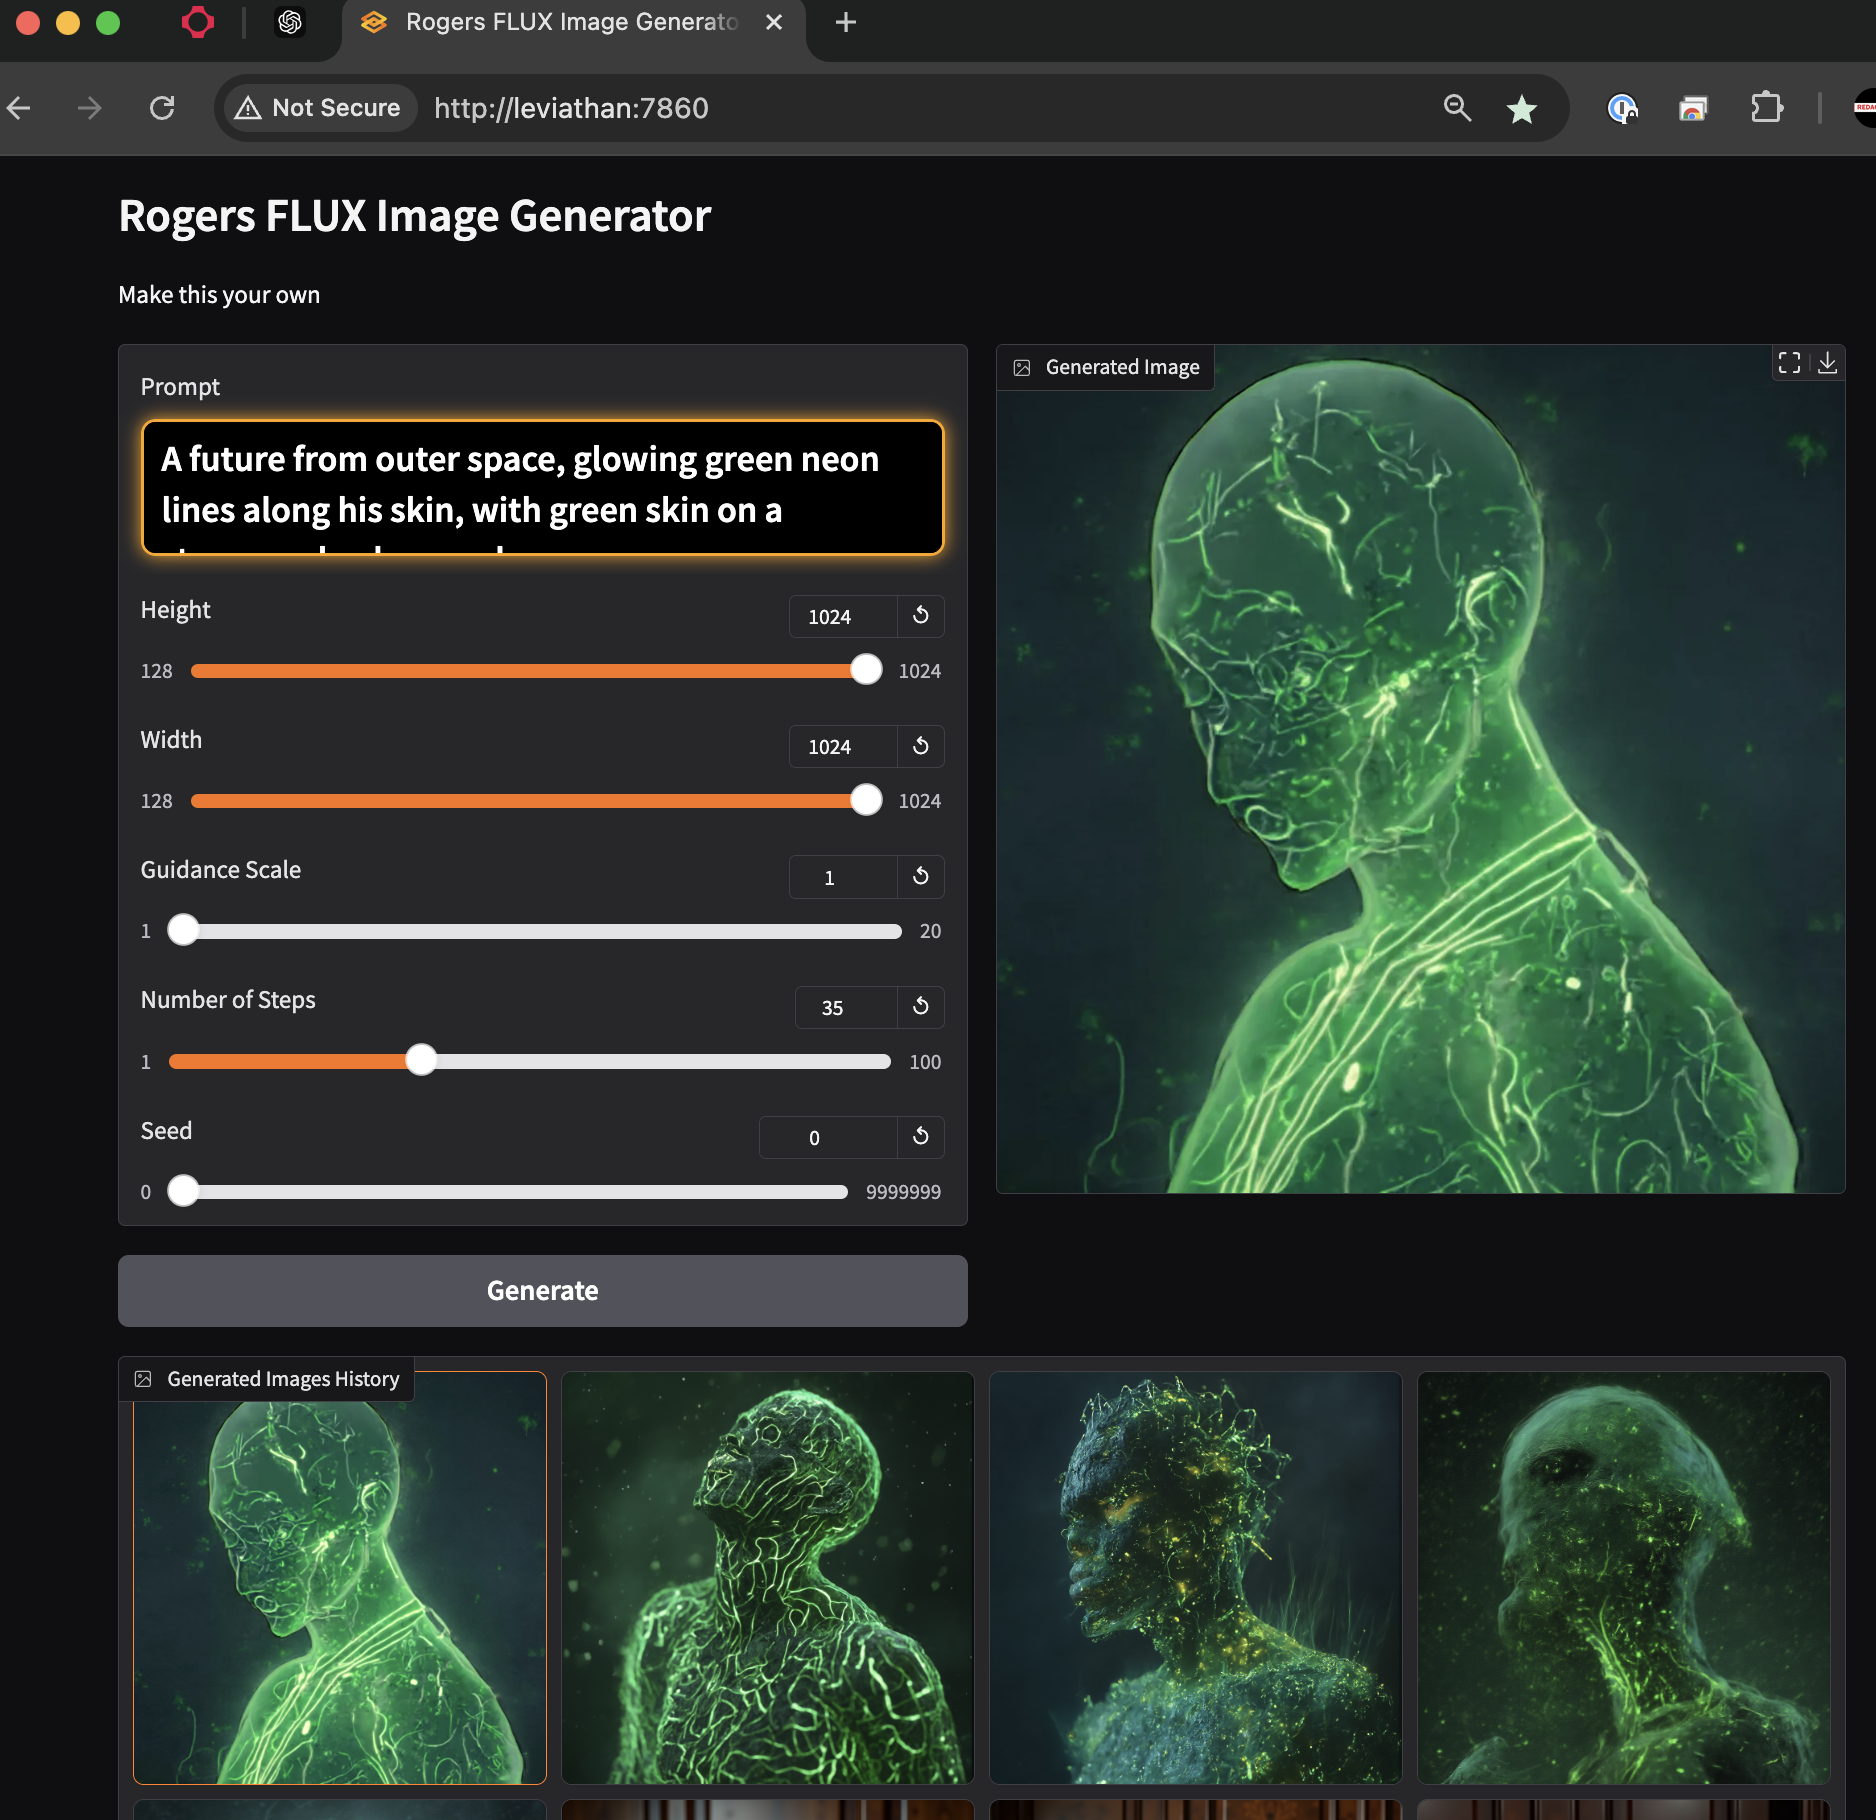

Write the Python code that produced this figure.
import torch
from diffusers import FluxPipeline
import gradio as gr
import os
from datetime import datetime
import PIL.Image
from threading import Lock

# Create images directory if it doesn't exist
IMAGES_DIR = "images"
os.makedirs(IMAGES_DIR, exist_ok=True)

class FluxGenerator:
    def __init__(self):
        if torch.cuda.is_available():
            # Clear CUDA cache before loading model
            torch.cuda.empty_cache()
            import gc
            gc.collect()
            print(f"Initial GPU memory usage: {torch.cuda.memory_allocated()/1024**2:.2f}MB")

            self.device = "cuda"
            print(f"Using CUDA device: {torch.cuda.get_device_name()}")

        try:
            # Load model without device map
            self.pipe = FluxPipeline.from_pretrained(
                "black-forest-labs/FLUX.1-dev",
                torch_dtype=torch.bfloat16,
                low_cpu_mem_usage=True,
                offload_folder="offload",
                offload_state_dict=True
            )

            # Enable memory optimization features
            self.pipe.enable_attention_slicing(slice_size=1)
            self.pipe.enable_sequential_cpu_offload()
            self.pipe.enable_model_cpu_offload()
            self.pipe.enable_vae_slicing()

            if torch.cuda.is_available():
                print(f"Model loaded. GPU memory: {torch.cuda.memory_allocated()/1024**2:.2f}MB")

        except Exception as e:
            print(f"Error loading model: {str(e)}")
            raise e

        self.lock = Lock()

    def generate(self, prompt, height, width, guidance_scale, num_inference_steps, seed):
        with self.lock:
            try:
                if self.device == "cuda":
                    torch.cuda.empty_cache()
                    import gc
                    gc.collect()
                    print(f"Pre-generation GPU memory: {torch.cuda.memory_allocated()/1024**2:.2f}MB")

                # Create generator on appropriate device
                if self.device == "mps":
                    generator = torch.Generator("cpu").manual_seed(seed)
                else:
                    generator = torch.Generator(device=self.device).manual_seed(seed)

                result = self.pipe(
                    prompt,
                    height=height,
                    width=width,
                    guidance_scale=guidance_scale,
                    num_inference_steps=num_inference_steps,
                    max_sequence_length=512,
                    generator=generator
                ).images[0]

                if self.device == "cuda":
                    print(f"Post-generation GPU memory: {torch.cuda.memory_allocated()/1024**2:.2f}MB")
                    torch.cuda.empty_cache()
                    gc.collect()

                return result

            except Exception as e:
                print(f"Generation error: {str(e)}")
                if self.device == "cuda":
                    torch.cuda.empty_cache()
                    gc.collect()
                raise e

def save_image(image: PIL.Image.Image) -> str:
    # Generate filename with timestamp
    timestamp = datetime.now().strftime("%Y%m%d_%H%M%S")
    filename = f"flux_{timestamp}.png"
    filepath = os.path.join(IMAGES_DIR, filename)

    # Save the image
    image.save(filepath)
    return filepath

def memory_cleanup():
    """
    Comprehensive memory cleanup function for user processes and memory
    Returns a status message with cleanup results
    """
    try:
        import psutil
        import os

        process = psutil.Process(os.getpid())
        initial_memory = process.memory_info().rss / 1024**2

        cleanup_stats = {
            'cuda_before': 0,
            'cuda_after': 0,
            'ram_before': initial_memory,
            'ram_after': 0,
            'processes_cleaned': 0
        }

        # 1. Clear CUDA memory if available
        if torch.cuda.is_available():
            cleanup_stats['cuda_before'] = torch.cuda.memory_allocated() / 1024**2
            torch.cuda.empty_cache()
            cleanup_stats['cuda_after'] = torch.cuda.memory_allocated() / 1024**2

        # 2. Force Python garbage collection
        import gc
        gc.collect()

        # 3. Clear any large objects in memory
        for obj in gc.get_objects():
            try:
                if torch.is_tensor(obj):
                    del obj
            except:
                pass

        # 4. Clean up user processes related to this application
        current_process = psutil.Process()
        parent_pid = current_process.pid

        for proc in psutil.process_iter(['pid', 'name', 'cpu_percent', 'memory_percent']):
            try:
                # Skip system processes
                if proc.ppid() == parent_pid:
                    # If process is using high memory or CPU, restart it
                    if proc.memory_percent() > 50 or proc.cpu_percent() > 80:
                        proc.kill()
                        cleanup_stats['processes_cleaned'] += 1
            except (psutil.NoSuchProcess, psutil.AccessDenied, psutil.ZombieProcess):
                pass

        # 5. Final garbage collection
        gc.collect()

        # Get final memory usage
        cleanup_stats['ram_after'] = process.memory_info().rss / 1024**2

        # Prepare status message
        status = f"""Memory Cleanup Results:
        GPU Memory: {cleanup_stats['cuda_before']:.2f}MB → {cleanup_stats['cuda_after']:.2f}MB
        RAM Usage: {cleanup_stats['ram_before']:.2f}MB → {cleanup_stats['ram_after']:.2f}MB
        Processes Cleaned: {cleanup_stats['processes_cleaned']}
        """

        return status

    except Exception as e:
        return f"Memory cleanup failed: {str(e)}"

def generate_image(prompt, height, width, guidance_scale, num_inference_steps, seed):
    try:
        status = memory_cleanup()
        print(status)

        # Randomize seed if it's 0
        if seed == 0:
            seed = torch.randint(1, 9999999, (1,)).item()
            print(f"Randomized seed: {seed}")

        print(f"Generating image with parameters:")
        print(f"- Prompt: {prompt}")
        print(f"- Dimensions: {width}x{height}")
        print(f"- Guidance Scale: {guidance_scale}")
        print(f"- Steps: {num_inference_steps}")
        print(f"- Seed: {seed}")

        image = generator.generate(
            prompt,
            height,
            width,
            guidance_scale,
            num_inference_steps,
            seed
        )

        filepath = save_image(image)
        print(f"Saved image to: {filepath}")

        if torch.cuda.is_available():
            print(f"Final GPU memory usage: {torch.cuda.memory_allocated()/1024**2:.2f}MB")

        return image, get_image_list()
    except Exception as e:
        print(f"Error generating image: {str(e)}")
        raise e

def get_image_list():
    # Get list of all images in the directory
    image_files = [os.path.join(IMAGES_DIR, f) for f in os.listdir(IMAGES_DIR)
                  if f.endswith(('.png', '.jpg', '.jpeg'))]
    # Sort by creation time (newest first)
    image_files.sort(key=os.path.getctime, reverse=True)
    return image_files

# Initialize the generator
generator = FluxGenerator()

# Create Gradio interface
with gr.Blocks(css="""
    #prompt-box textarea {
        color: white !important;
        background-color: black !important;
        border: 2px solid #FFA500 !important; /* Add a bright border */
        font-size: 1.2em !important; /* Slightly larger font */
        font-weight: bold !important; /* Bold text for readability */
        box-shadow: 0 0 10px #FFA500 !important; /* Glowing effect */
        border-radius: 8px !important; /* Rounded corners */
        padding: 10px !important; /* Add padding */
    }

    #prompt-box label {
        color: #FFA500 !important; /* Bright label to match the box */
        font-size: 1.2em !important; /* Match font size */
        font-weight: bold !important;
    }

""", title="Rogers FLUX Image Generator") as demo:
    gr.Markdown("# Rogers FLUX Image Generator")
    gr.Markdown("Make this your own")

    with gr.Row():
        with gr.Column():
            prompt = gr.Textbox(
                label="Prompt",
                placeholder="A cat holding a sign that says hello world",
                elem_id="prompt-box",
                value="",
            )


            height = gr.Slider(minimum=128, maximum=1024, step=128, value=1024, label="Height")
            width = gr.Slider(minimum=128, maximum=1024, step=128, value=1024, label="Width")
            guidance_scale = gr.Slider(minimum=1, maximum=20, step=0.5, value=3.5, label="Guidance Scale")
            num_steps = gr.Slider(minimum=1, maximum=100, step=1, value=10, label="Number of Steps")
            seed = gr.Slider(minimum=0, maximum=9999999, step=1, value=0, label="Seed")
            generate_btn = gr.Button("Generate")

        with gr.Column():
            output_image = gr.Image(label="Generated Image")

    gallery = gr.Gallery(
        label="Generated Images History",
        show_label=True,
        elem_id="gallery",
        columns=4,
        rows=2,
        height="auto",
        value=get_image_list()
    )

    generate_btn.click(
        fn=generate_image,
        inputs=[prompt, height, width, guidance_scale, num_steps, seed],
        outputs=[output_image, gallery]
    )

if __name__ == "__main__":
    # Update queue configuration syntax
    demo.queue()  # Simple queue with default settings
    # Or if you need specific settings:
    # demo.queue(max_size=1)

    demo.launch(
        server_name="0.0.0.0",
        server_port=7860,
        share=False,
        debug=True
    )
